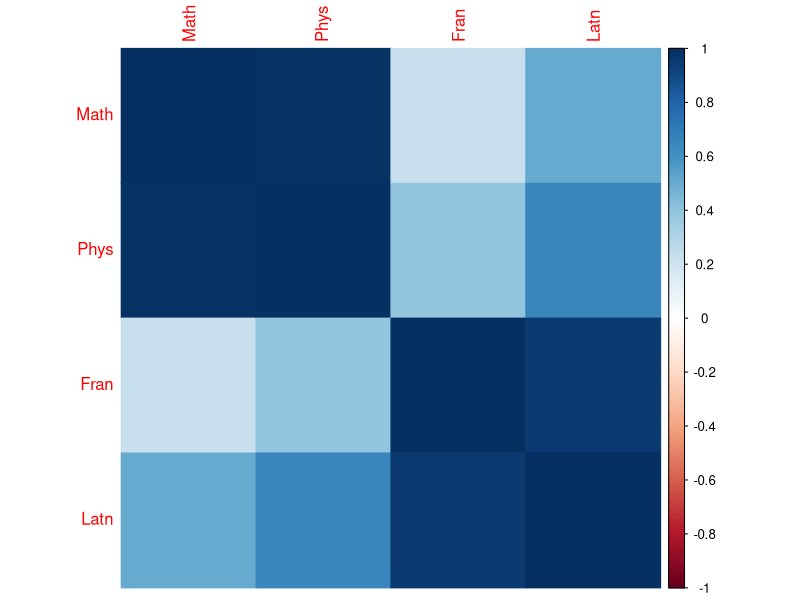
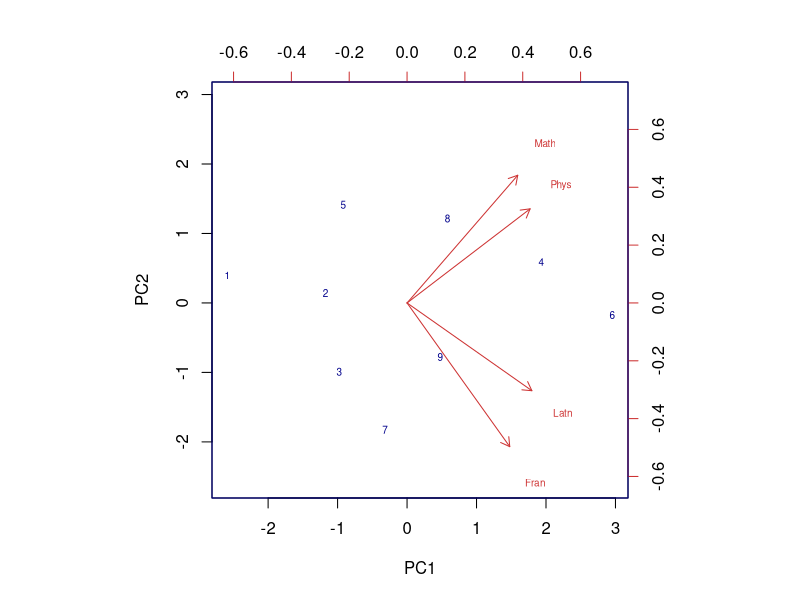
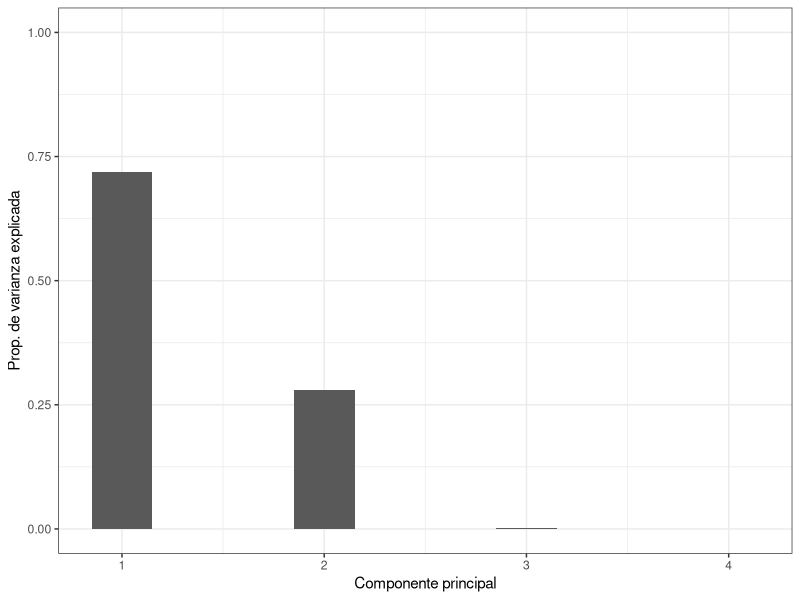
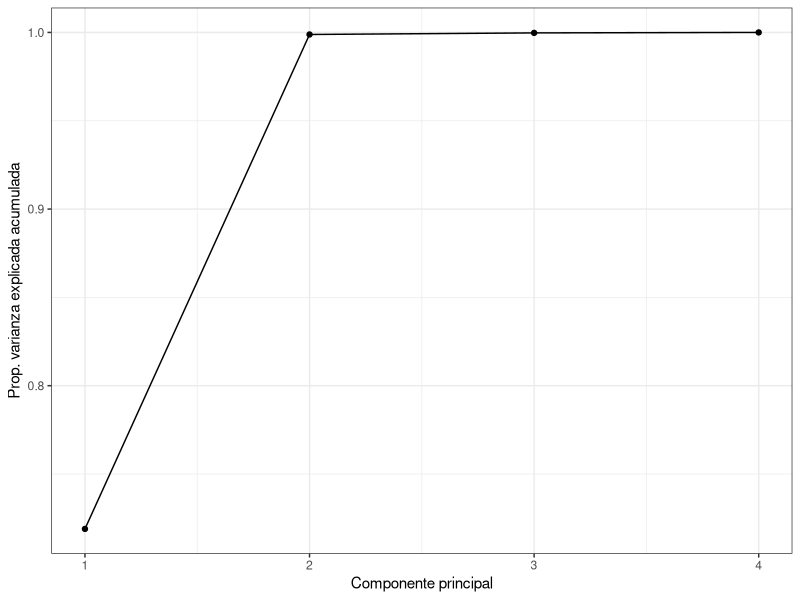
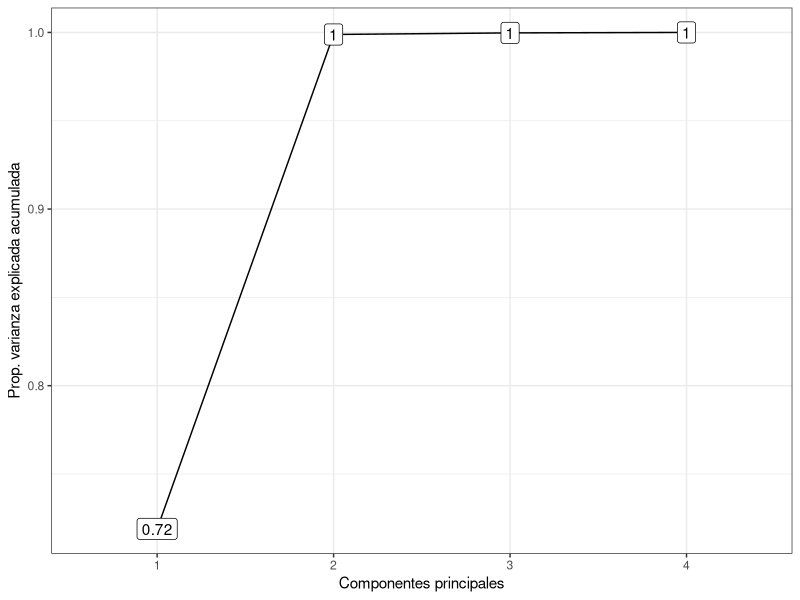

Here is the R script that generated these plots, in order:
library(dplyr)
library(ggplot2)
library(corrplot)

data = read.csv('datasets/pca/School_qualifications2.csv', sep = ',')

# Data Information
names(data) # Column names
sapply(data, typeof) # Column types
dim(data) # Dimensions
summary(data) # Summary
View(data) # View data as table



# Step by step PCA
# https://davetang.org/muse/2012/02/01/step-by-step-principal-components-analysis-using-r/
# https://rpubs.com/Joaquin_AR/287787
# Correlation Covariance, Variance: https://stat.ethz.ch/R-manual/R-devel/library/stats/html/cor.html
# http://www.sthda.com/english/articles/31-principal-component-methods-in-r-practical-guide/118-principal-component-analysis-in-r-prcomp-vs-princomp/
centrate_data <- data

# Mean for each column (Standardization)
for (i in names(centrate_data)) {
  centrate_data[i] <- data[[i]] - mean(data[[i]])
  
}

centrate_data <- as.matrix(centrate_data) # dataframe to matrix

# Correlation Matrix
R <- cor(centrate_data, method = "pearson")
corrplot(R, method="color")

# variance-covariance matrix of X
S <- (t(centrate_data) %*% centrate_data) / (nrow(data))

D_1s <-
  diag(sqrt(1 / diag(S)), nrow = ncol(data), ncol = ncol(data))

Y <- centrate_data %*% D_1s # Centered matrix and reduced

### Obtain Eigenvalues and Eigenvector from matrix R ###

Eig <- eigen(R)

### Eigenvalues ###

Eig$values

### Eigenvectors ###

Eig$vectors

# R Library
pca <- prcomp(centrate_data, center = TRUE, scale. = TRUE)
pca$rotation # Eigen Vectors
pca$sdev ^ 2 #Eigen Values
pca$x # Principal Components
prop_varianza <- pca$sdev^2/sum(pca$sdev^2)
prop_varianza_acum <- cumsum(prop_varianza)

biplot(x = pca, scale = 0, cex = 0.6, col = c("blue4", "brown3"))

ggplot(data = data.frame(prop_varianza, pc = 1:4),
       aes(x = pc, y = prop_varianza)) +
  geom_col(width = 0.3) +
  scale_y_continuous(limits = c(0,1)) +
  theme_bw() +
  labs(x = "Componente principal",
       y = "Prop. de varianza explicada")

ggplot(data = data.frame(prop_varianza_acum, pc = 1:ncol(data)),
       aes(x = pc, y = prop_varianza_acum, group = 1)) +
  geom_point() +
  geom_line() +
  theme_bw() +
  labs(x = "Componente principal",
       y = "Prop. varianza explicada acumulada")

ggplot(data = data.frame(prop_varianza_acum, pc = factor(1:ncol(data))),
       aes(x = pc, y = prop_varianza_acum, group = 1)) +
  geom_point() +
  geom_line() +
  geom_label(aes(label = round(prop_varianza_acum,2))) +
  theme_bw() +
  labs(x = "Componentes principales", 
       y = "Prop. varianza explicada acumulada")
